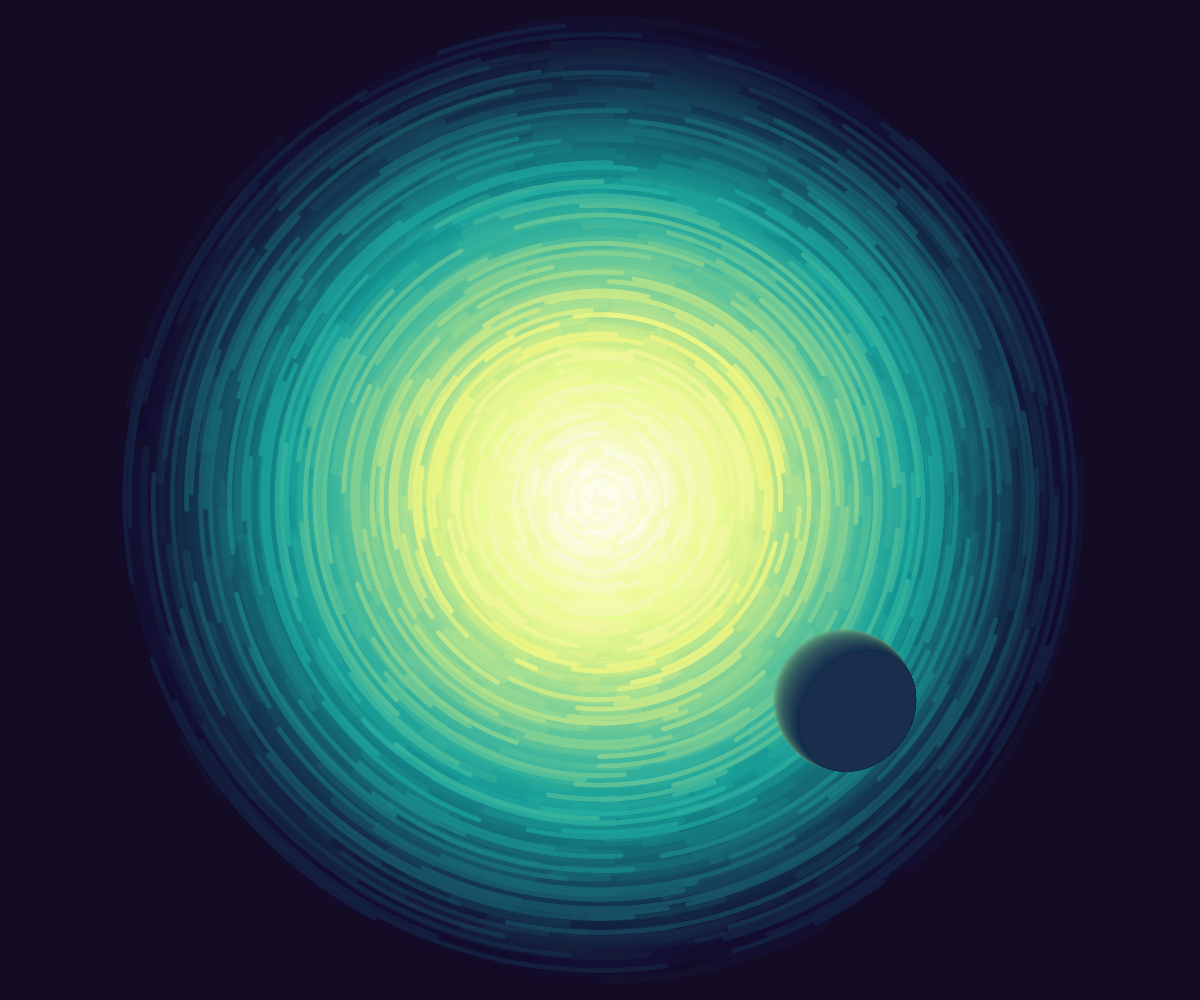
Frame 1 (no input)
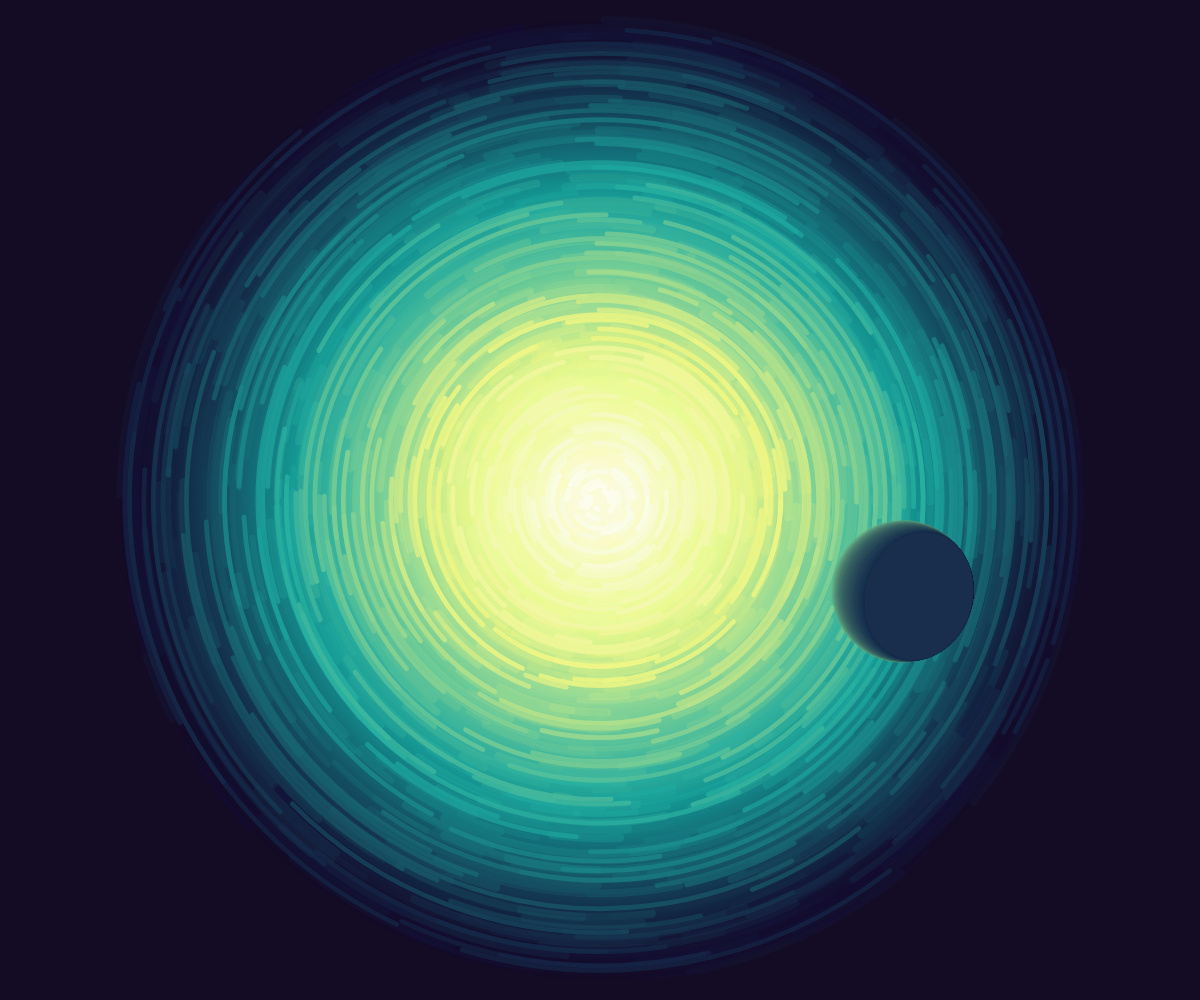
Frame 60 (no input)
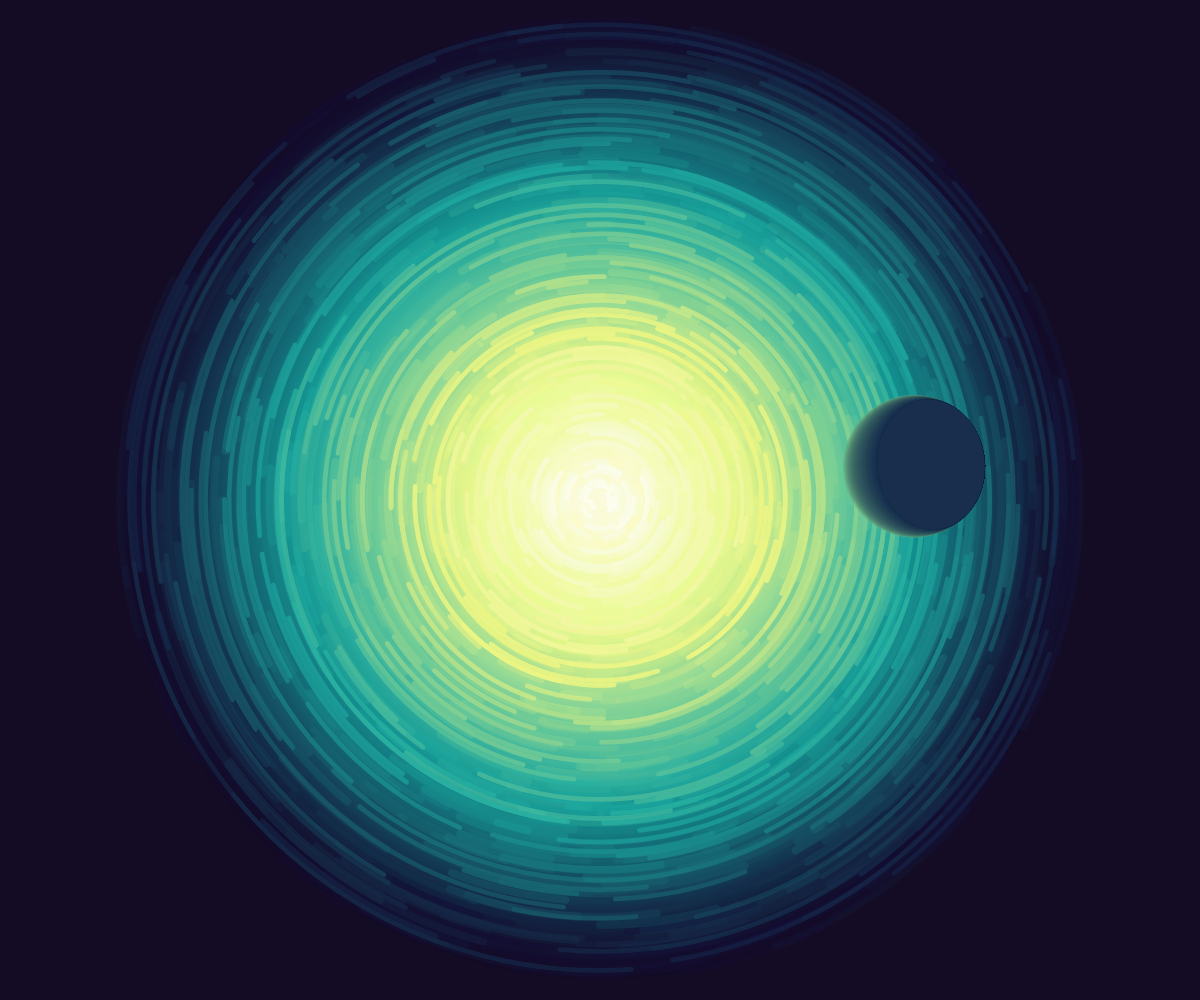
Frame 120 (the mouse pressed at the canvas centre since frame 60)

The p5.js sketch that drew these frames (run headless with seeded random() and noise() and a simulated clock; from frame 60 on, the mouse is pressed at the canvas centre):

// p5.js sketch
// ── sketch.js
// INSPIRED BY Hyper Glu's Going to Quasar.
// https://www.behance.net/gallery/45428489/Going-to-Quasar

var c1,c2;
var N = 150;
var n = 100;
var t = 80;
var b = 60;
var th = 0;

var back = [];
var middle = [];
var inter = [];
var front = [];
var points = [];

var planet, planet2;
var sz, msz;

var viewport;

function setup() {
	var density = displayDensity();
	pixelDensity(density);
	createCanvas(windowWidth, windowHeight);
	c1 = color("#140c35");
	c2 = color("#1dada4");
	c3 = color("#edf683");
	c4 = color("#fcfdef");

	viewport = min( windowHeight, windowWidth );

	planet = createVector(viewport/4.1, -viewport/5);

	sz = viewport/7;
	msz = sz/4;

	frameRate(60);

	init();
}

function windowResized() {
	resizeCanvas(windowWidth, windowHeight);

	viewport = min( windowHeight, windowWidth );

	planet = createVector(viewport/4.1, -viewport/5);

	sz = viewport/7;
	msz = sz/4;
}

function init() {

	for ( var i = 0; i < N; i++ ) {
 var color;
 if ( i/(N-1) < 1/3 ){
 color = lerpColor( c1, c2, i/(N/3) );
 } else if ( i/(N-1) < 2/3 ) {
 color = lerpColor( c2, c3, (i-N/3)/(N/3) );
 } else {
 color = lerpColor( c3, c4, (i-2*N/3)/(N/3-1) );
 }
 color.setAlpha( 20 + 5*i/(N-1) );
 back.push([color]);
	}

	for ( var i = 0; i < b; i++ ) {
 var color;
 if ( i/(b-1) < 1/3 ){
 color = lerpColor( c1, c2, min( i/(b/3) + random(0, 0.15), 1 ) );
 } else if ( i/(b-1) < 2/3 ) {
 color = lerpColor( c2, c3, min( (i-b/3)/(b/3) + random(0, 0.15), 1 ) );
 } else {
 color = lerpColor( c3, c4, min( (i-2*b/3)/(b/3-1) + random(0, 0.15), 1 ) );
 }

 color.setAlpha( 70 + 5*i/(b-1) );
 r = random( 5, 9 );
 k = 0;
 middle.push([]);
 for ( var j = 0; j < r; j++ ) {
 var x = random( k, k+(TWO_PI-0.01)/r/2 );
 var y = random( k+(TWO_PI-0.01)/r/2, k+(TWO_PI-0.01)/r );
 if ( y < x ) {
 tmp = x;
 x = y;
 y = x;
 }
 var dir = 1;
 if ( random(0,1) < 0.5)
 dir *= -1;
 middle[i].push([color, x, y, dir ]);
 k += (TWO_PI-0.01)/r;
 }
	}

	for ( var i = 0; i < t; i++ ) {
 var color;
 if ( i/(t-1) < 1/3 ){
 color = lerpColor( c1, c2, max( i/(t/3) + random(0, -0.3), 0 ) );
 } else if ( i/(t-1) < 2/3 ) {
 color = lerpColor( c2, c3, max( (i-t/3)/(t/3) + random(0, -0.3), 0 ) );
 } else {
 color = lerpColor( c3, c4, max( (i-2*t/3)/(t/3-1) + random(0, -0.3), 0 ) );
 }

 color.setAlpha( 70 + 5*i/(t-1) );
 r = random( 9, 15 );
 k = 0;
 inter.push([]);
 for ( var j = 0; j < r; j++ ) {
 var x = random( k, k+(TWO_PI-0.01)/r/2 );
 var y = random( k+(TWO_PI-0.01)/r/2, k+(TWO_PI-0.01)/r );
 if ( y < x ) {
 tmp = x;
 x = y;
 y = x;
 }
 var dir = 1;
 if ( random(0,1) < 0.5)
 dir *= -1;
 inter[i].push([color, x, y, dir ]);
 k += (TWO_PI-0.01)/r;
 }
	}

	for ( var i = 0; i < n; i++ ) {
 var color;
 if ( i/(n-1) < 1/3 ){
 color = lerpColor( c1, c2, min( i/(n/3) + random(0, 0.15), 1 ) );
 } else if ( i/(n-1) < 2/3 ) {
 color = lerpColor( c2, c3, min( (i-n/3)/(n/3) + random(0, 0.15), 1 ) );
 } else {
 color = lerpColor( c3, c4, min( (i-2*n/3)/(n/3-1) + random(0, 0.15), 1 ) );
 }

 color.setAlpha( 155 + 100*i/(n-1) );

 r = random( 3, 6 );
 k = 0;
 front.push([]);
 for ( var j = 0; j < r; j++ ) {
 var x = random( k, k+(TWO_PI-0.01)/r/2 );
 var y = random( k+(TWO_PI-0.01)/r/2, k+(TWO_PI-0.01)/r );
 if ( y < x ) {
 tmp = x;
 x = y;
 y = x;
 }
 if ( i % 4 < 1 ) continue;
 var dir = 1;
 if ( random(0,1) < 0.5)
 dir *= -1;
 front[i].push([ color, x, y, dir ]);
 k += (TWO_PI-0.01)/r;
 }
	}

	for ( var i = 0; i < n; i++ ) {
 var color;
 if ( i/(n-1) < 1/3 ){
 color = lerpColor( c1, c2, max( min( i/(n/3) + random(-0.3, 0.3), 1 ), 0) );
 } else if ( i/(n-1) < 2/3 ) {
 color = lerpColor( c2, c3, max( min( (i-n/3)/(n/3) + random(-0.3, 0.3), 1 ), 0) );
 } else {
 color = lerpColor( c3, c4, max( min( (i-2*n/3)/(n/3-1) + random(-0.3, 0.3), 1 ), 0) );
 }

 color.setAlpha( 155 + 100*random(-1,1) );
 r = random( 8, 16 );
 k = 0;
 points.push([]);
 for ( var j = 0; j < r; j++ ) {
 var ang = random( k, k+(TWO_PI-0.01)/r );
 var dir = random(-1,1);
 points[i].push([ color, ang, dir ]);
 k += (TWO_PI-0.01)/r;
 }
	}
}

function draw() {
	background("#140c25");

	scale(1, -1);
	translate(0, -windowHeight);

	translate( windowWidth/2 , windowHeight/2 );

	noStroke();
	for ( var i = 0; i < N; i++ ) {
 item = back[i];
 fill( item[0] );
 ellipse( 0, 0, (viewport-40)*( 1-i/(N+1) ) );
	}

	noFill();
	strokeWeight( (viewport-40)/2/(b+1) );
	for ( var i = 0; i < b; i++ ) {
 group = middle[i];
 for ( var j = 0; j < group.length; j++ ) {
 item = group[j];

 stroke( item[0] );
 arc( 0, 0, (viewport-40)*( 1-i/(b+1) ), (viewport-40)*( 1-i/(b+1) ), item[1]+th/8*(1.5+(1 - i/(b+1)))*item[3], item[2]+th/8*(1.5+(1 - i/(b+1)))*item[3] );
 }
	}

	strokeWeight( (viewport-40)/2/(t+1) );
	for ( var i = 0; i < t; i++ ) {
 group = inter[i];
 for ( var j = 0; j < group.length; j++ ) {
 item = group[j];
 stroke( item[0] );
 arc( 0, 0, (viewport-40)*( 1-i/(t+1) ), (viewport-40)*( 1-i/(t+1) ), item[1]+th/6*(1.5+(1 - i/(t+1)))*item[3], item[2]+th/6*(1.5+(1 - i/(t+1)))*item[3] );
 }
	}

	strokeWeight( (viewport-40)/2/(n+1) );
	for ( var i = 0; i < n; i++ ) {
 group = front[i];
 for ( var j = 0; j < group.length; j++ ) {
 item = group[j];
 stroke( item[0] );
 arc( 0, 0, (viewport-40)*( 1-i/(n+1) ), (viewport-40)*( 1-i/(n+1) ), item[1] + th/2*(1.5+(1 - i/(n+1))/2)*item[3] , item[2]+th/2*(1.5+(1 - i/(n+1))/2)*item[3] );
 }
	}

	strokeWeight( (viewport-40)/(n+1)/2 );
	for ( var i = 0; i < n; i++ ) {
 group = points[i];
 for ( var j = 0; j < group.length; j++ ) {
 item = group[j];
 stroke( item[0] );
 r = (viewport)*( 1-i/(n+1) );
 arc( 0, 0, r, r, item[1] + th/2*(1.5+(1 - i/(n+1))/2)*item[2] , item[1] + th/2*(1.5+(1 - i/(n+1))/2)*item[2] + 0.0001 );
 }
	}

	push();
	noStroke();
	rotate(2*th/3);
	// planet.set( mouseX - windowWidth/2, -mouseY + windowHeight/2, 0 );
	for ( var i = 0; i < N; i++ ) {

 var j = i/(N-1);
 push();
 translate( planet.x, planet.y );
 var norm = planet.copy().normalize();
 translate( norm.x*msz*j/2+0.1, norm.y*msz*j/2+0.1 );
 rotate( planet.heading() );
 var k1 = lerpColor( c2, c3, 0.5);
 var k2 = lerpColor( c1, c2, 0.2);
 var s = map ( 1-(planet.mag()/viewport), 0, 0.999, 0, 0.5 ) ;
 var k = lerpColor( k1, k2, pow(j, s) );
 k.setAlpha( 25 );
 fill( k );
 ellipse( 0, 0, sz-msz*j, sz-msz*j*0.36 );
 pop();
	}
	pop();

	th += 0.01;

}

window.addEventListener('orientationchange', windowResized);

new p5();

// ── style.css
/*INSPIRED BY Hyper Glu's Going to Quasar.
https://www.behance.net/gallery/45428489/Going-to-Quasar*/

html, body {
 height: 100%;
 overflow: hidden;
 background-color: #000;
}

body {
 margin: 0;
 display: flex;

 /* This centers our sketch horizontally. */
 justify-content: center;

 /* This centers our sketch vertically. */
 align-items: center;
}
